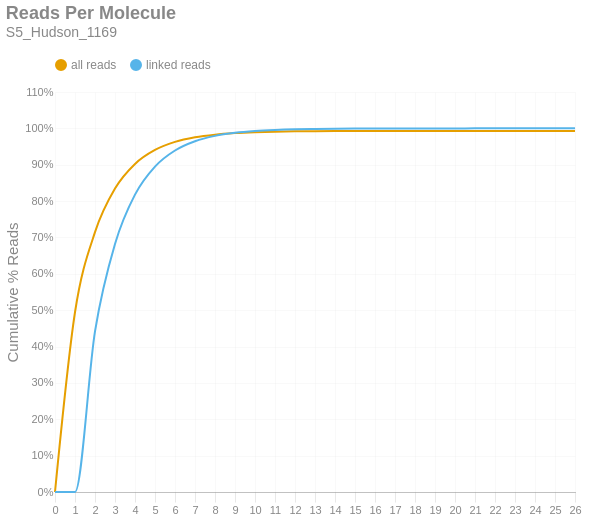

The notebook cell this image was saved under:
### Markdown cell above
### Reads per Molecule
This chart shows the cumulative distribution of the number of reads per linked molecule. That is, how many alignments are associated with a unique molecule. This excludes the number of reads associated with invalid or absent linked-read barcodes. The `linked` histogram is the percentages recalculated when disregarding singletons.

### Code cell
if SKIPLR:
    print_html(f"Skipped")
else:
    counts = np.bincount(valids['reads'].cast(pl.Int64).to_numpy())
    weighted = counts * np.arange(len(counts))
    all_perc = weighted / n_reads
    linked_perc = weighted / n_linked_reads
    linked_perc[1] = 0
    binned_df = pl.DataFrame({
        'readsper': list(range(len(counts))),
        'all reads (cumsum)': np.cumsum(all_perc).tolist(),
        'linked reads (cumsum)': np.cumsum(linked_perc).tolist(),
    })

    with SafeRender(binned_df):
        (
            density_plot(binned_df, 'Reads Per Molecule', samplename, 'readspmol')
            .encode(
                x=alt.X('readsper:O', title=None).axis(labelAngle=0).scale(padding=0),
                y=alt.Y('value:Q', title='Cumulative % Reads').axis(format='%').stack(False),
                color=alt.Color("key:N").scale(domain=["all reads", "linked reads"]),
                tooltip=[
                    alt.Tooltip("key:N", title="Data Type"),
                    alt.Tooltip("readsper:O", title="Reads Per Molecule"),
                    alt.Tooltip("value:Q", format=".2%", title="% Reads (Cum.)")
                ]            
            )
        ).display()

### Figure 1 — Vega-Lite specification as saved in the notebook (floating-point values rounded to 4 significant figures)
{"width": "container", "height": 400, "config": {"title": {"anchor": "start", "dy": -15, "fontSize": 18, "color": "#888888", "subtitleColor": "#888888", "subtitleFontSize": 14}, "arc": {"fill": "#0072B2"}, "axis": {"domainColor": "#888888", "domainWidth": 0.5, "gridWidth": 0.2, "grid": false, "titleFontWeight": 400, "titleFontSize": 15, "labelFontSize": 11, "labelColor": "#888888", "tickColor": "#888888", "tickWidth": 0.2, "titleColor": "#888888"}, "axisBand": {"grid": false}, "axisX": {"grid": true, "tickSize": 10, "domainCap": "round"}, "axisY": {"domain": false, "grid": true, "tickSize": 0, "domainCap": "round"}, "background": "transparent", "header": {"labelFontSize": 15, "labelColor": "#888888", "titleFontSize": 15, "titleFontWeight": 600, "titleColor": "#888888"}, "legend": {"labelFont": "sans-serif", "labelFontSize": 12, "labelColor": "#888888", "symbolSize": 100, "symbolType": "circle", "titleFontSize": 12, "titlePadding": 10, "titleColor": "#888888", "title": null, "orient": "top"}, "range": {"category": ["#E69F00", "#56B4E9", "#009E73", "#F0E442", "#0072B2", "#D55E00", "#CC79A7", "#000000"], "diverging": ["#cfe8f3", "#a2d4ec", "#73bfe2", "#46abdb", "#1696d2", "#12719e"]}, "area": {"fill": "#0072B2", "fillOpacity": 0.7, "line": true, "strokeOpacity": 0.7}, "line": {"color": "#0072B2", "stroke": "#0072B2", "strokeWidth": 2}, "trail": {"color": "#0072B2", "stroke": "#0072B2", "strokeWidth": 0, "size": 1}, "point": {"filled": true, "fillOpacity": 1.0, "size": 95}, "text": {"color": "#888888", "fontSize": 11, "align": "right", "fontWeight": 400, "size": 11}, "bar": {"fill": "#0072B2", "stroke": null}, "view": {"stroke": null, "continuousWidth": 660, "continuousHeight": 400}}, "data": {"name": "data-0d71870d6089629b8c1a6ce05fdd6801"}, "mark": {"type": "line", "interpolate": "monotone", "point": {"opacity": 0, "size": 275}}, "encoding": {"color": {"field": "key", "scale": {"domain": ["all reads", "linked reads"]}, "type": "nominal"}, "tooltip": [{"field": "key", "title": "Data Type", "type": "nominal"}, {"field": "readsper", "title": "Reads Per Molecule", "type": "ordinal"}, {"field": "value", "format": ".2%", "title": "% Reads (Cum.)", "type": "quantitative"}], "x": {"axis": {"labelAngle": 0}, "field": "readsper", "scale": {"padding": 0}, "title": null, "type": "ordinal"}, "y": {"axis": {"format": "%"}, "field": "value", "stack": false, "title": "Cumulative % Reads", "type": "quantitative"}}, "params": [{"name": "param_c36ac31b6afebe62", "select": {"type": "point", "fields": ["key"]}, "bind": "legend"}], "title": {"text": "Reads Per Molecule", "subtitle": "S5_Hudson_1169"}, "transform": [{"fold": ["all reads (cumsum)", "linked reads (cumsum)"]}, {"calculate": "replace(datum.key, ' (cumsum)', '')", "as": "key"}, {"filter": {"param": "param_c36ac31b6afebe62"}}], "usermeta": {"embedOptions": {"downloadFileName": "S5_Hudson_1169.readspmol"}}, "$schema": "https://vega.github.io/schema/vega-lite/v6.1.0.json", "datasets": {"data-0d71870d6089629b8c1a6ce05fdd6801": [{"readsper": 0, "all reads (cumsum)": 0.0, "linked reads (cumsum)": 0.0}, {"readsper": 1, "all reads (cumsum)": 0.4943, "linked reads (cumsum)": 0.0}, {"readsper": 2, "all reads (cumsum)": 0.7145, "linked reads (cumsum)": 0.4415}, {"readsper": 3, "all reads (cumsum)": 0.8345, "linked reads (cumsum)": 0.6821}, {"readsper": 4, "all reads (cumsum)": 0.9022, "linked reads (cumsum)": 0.8178}, {"readsper": 5, "all reads (cumsum)": 0.9407, "linked reads (cumsum)": 0.8949}, {"readsper": 6, "all reads (cumsum)": 0.9627, "linked reads (cumsum)": 0.9392}, {"readsper": 7, "all reads (cumsum)": 0.9755, "linked reads (cumsum)": 0.9647}, {"readsper": 8, "all reads (cumsum)": 0.9827, "linked reads (cumsum)": 0.9793}, {"readsper": 9, "all reads (cumsum)": 0.987, "linked reads (cumsum)": 0.9877}, {"readsper": 10, "all reads (cumsum)": 0.9895, "linked reads (cumsum)": 0.9927}, {"readsper": 11, "all reads (cumsum)": 0.9909, "linked reads (cumsum)": 0.9957}, {"readsper": 12, "all reads (cumsum)": 0.9919, "linked reads (cumsum)": 0.9975}, {"readsper": 13, "all reads (cumsum)": 0.9923, "linked reads (cumsum)": 0.9985}, {"readsper": 14, "all reads (cumsum)": 0.9927, "linked reads (cumsum)": 0.9992}, {"readsper": 15, "all reads (cumsum)": 0.9928, "linked reads (cumsum)": 0.9995}, {"readsper": 16, "all reads (cumsum)": 0.9929, "linked reads (cumsum)": 0.9997}, {"readsper": 17, "all reads (cumsum)": 0.993, "linked reads (cumsum)": 0.9998}, {"readsper": 18, "all reads (cumsum)": 0.993, "linked reads (cumsum)": 0.9999}, {"readsper": 19, "all reads (cumsum)": 0.993, "linked reads (cumsum)": 0.9999}, {"readsper": 20, "all reads (cumsum)": 0.9931, "linked reads (cumsum)": 1.0}, {"readsper": 21, "all reads (cumsum)": 0.9931, "linked reads (cumsum)": 1.0}, {"readsper": 22, "all reads (cumsum)": 0.9931, "linked reads (cumsum)": 1.0}, {"readsper": 23, "all reads (cumsum)": 0.9931, "linked reads (cumsum)": 1.0}, {"readsper": 24, "all reads (cumsum)": 0.9931, "linked reads (cumsum)": 1.0}, {"readsper": 25, "all reads (cumsum)": 0.9931, "linked reads (cumsum)": 1.0}, {"readsper": 26, "all reads (cumsum)": 0.9931, "linked reads (cumsum)": 1.0}]}}
